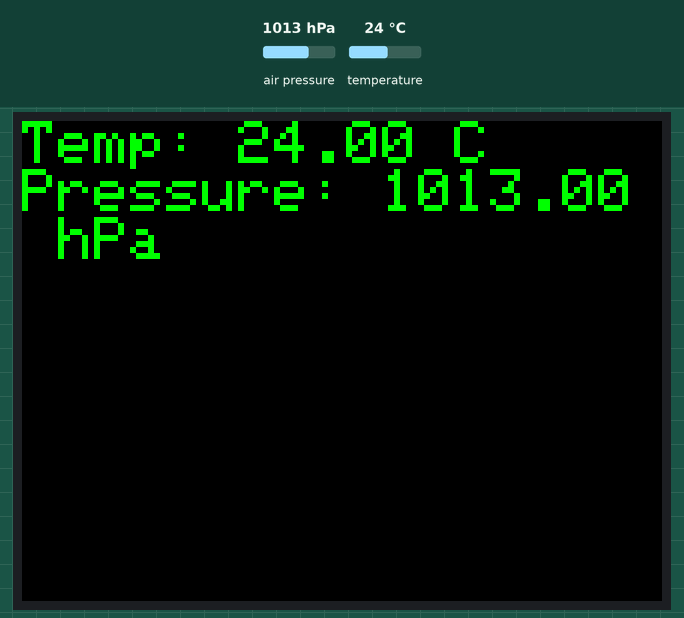
Recording of a sketch running on a simulated ESP32. On the bench: 320×240 colour display. The test bench sets the inputs (shaded band); at power-on: air pressure 1013 hPa, temperature 24 °C. What the sketch prints to the serial monitor is not drawn.

Above: at 1.3 s.
1.4 s: air pressure set to 952 hPa
At 5.6 s:
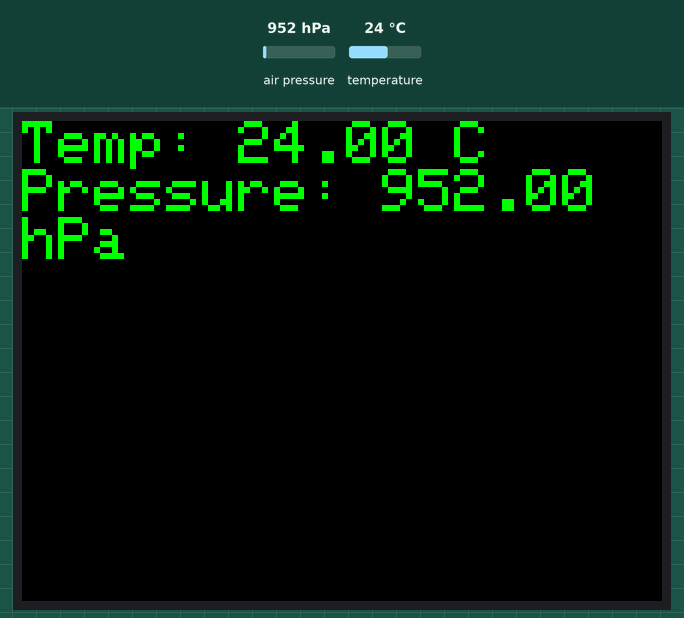
7.5 s: temperature set to 12 °C
At 11.4 s:
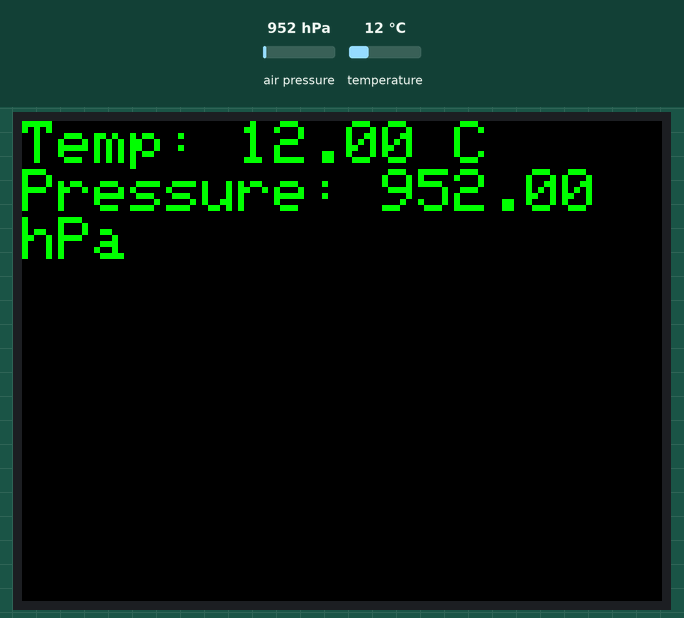
13.6 s: air pressure set to 975 hPa
At 15.9 s:
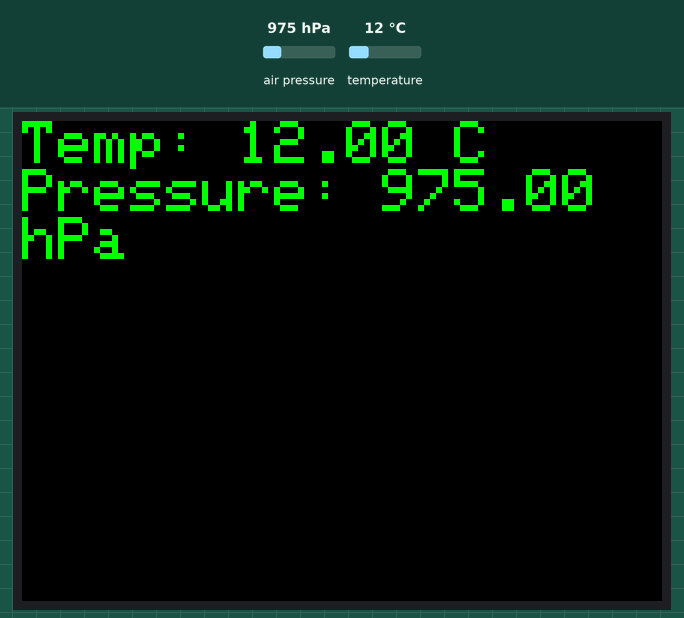
19.7 s: temperature set to 19 °C
Timing chart, 0 to 22.7 s (numbered marks = the images above; inputs shaded):
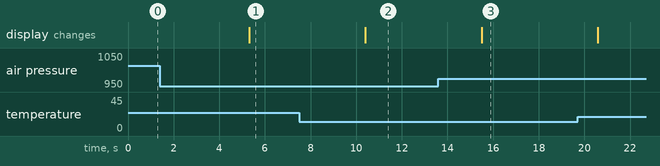

The sketch:

BMP280.ino
```cpp
#include <M5Unified.h>
#include <Wire.h>
#include <Adafruit_Sensor.h>
#include <Adafruit_BMP280.h>

#define SERIAL_BAUD 115200
Adafruit_BMP280 bmp;  // 使用 Adafruit BMP280 库对象

void setup() {
  // 初始化串口和 M5StickC Plus2
  Serial.begin(SERIAL_BAUD);
  auto cfg = M5.config();
  cfg.internal_imu = false;  // 禁用 IMU（如果不需要）
  M5.begin(cfg);

  // 初始化 BMP280 传感器
  if (!bmp.begin(0x76)) {  // 尝试使用 I2C 地址 0x76 初始化
    Serial.println("Could not find a valid BMP280 sensor, check wiring!");
    M5.Lcd.println("BMP280 not found!");
    while (1);
  } else {
    Serial.println("BMP280 sensor initialized.");
    M5.Lcd.println("BMP280 initialized.");
  }

  // 设置屏幕方向（可选：0, 1, 2, 3）
  M5.Lcd.setRotation(3);  // 调整方向，使屏幕横向显示
}

void loop() {
  // 读取温度和气压
  float temp = bmp.readTemperature();
  float pres = bmp.readPressure() / 100.0F;  // 转换为 hPa

  // 输出到串口监视器
  Serial.print("Temperature: ");
  Serial.print(temp);
  Serial.println(" °C");

  Serial.print("Pressure: ");
  Serial.print(pres);
  Serial.println(" hPa");

  // 在 M5StickC Plus2 上显示数据
  M5.Lcd.fillScreen(TFT_BLACK);  // 清屏
  M5.Lcd.setCursor(0, 0);
  M5.Lcd.setTextSize(3);
  M5.Lcd.setTextColor(TFT_GREEN);  // 设置文本为绿色
  M5.Lcd.printf("Temp: %.2f C\n", temp);
  M5.Lcd.printf("Pressure: %.2f hPa\n", pres);

  delay(5000);  // 每 5 秒更新一次数据
}
```

Measured:
- after the input at 1.4 s, the display: changes after 3.9 s (image 1)
- after the input at 7.5 s, the display: changes after 2.9 s (image 2)
- after the input at 13.6 s, the display: changes after 1.9 s (image 3)
